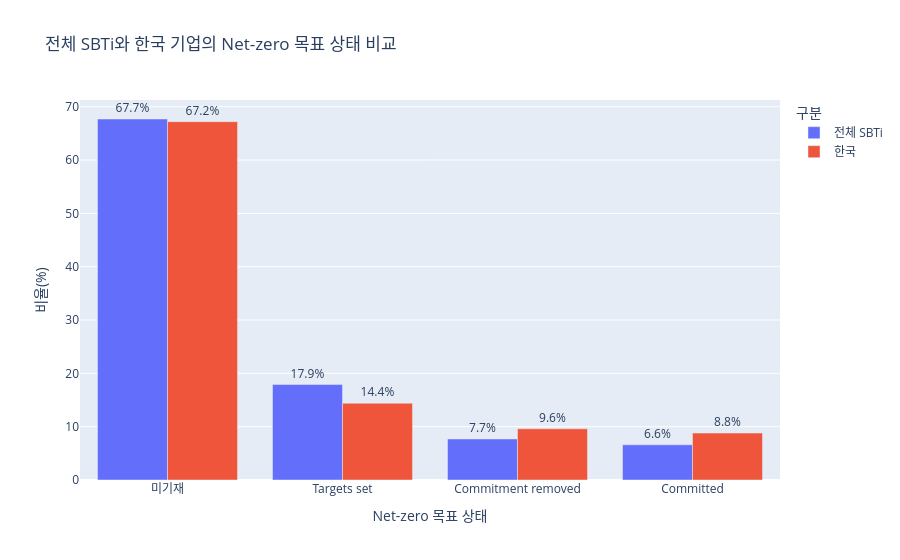

The notebook cell this image was saved under:
### Code cell
# 비교표를 그래프용 형태로 변환
netzero_compare_plot = (
    netzero_compare_korea
    .reset_index()
    .melt(
        id_vars='net_zero_status',
        var_name='구분',
        value_name='비율'
    )
)

# 전체 SBTi와 한국 기업의 Net-zero 목표 상태 비교
fig = px.bar(
    netzero_compare_plot,
    x='net_zero_status',
    y='비율',
    color='구분',
    barmode='group',
    text='비율',
    title='전체 SBTi와 한국 기업의 Net-zero 목표 상태 비교'
)

fig.update_traces(
    texttemplate='%{text}%',
    textposition='outside'
)

fig.update_layout(
    xaxis_title='Net-zero 목표 상태',
    yaxis_title='비율(%)'
)

fig.show()

### Figure 1 — Plotly figure (JSON) as saved in the notebook; plotly's stock layout.template omitted (floating-point values rounded to 4 significant figures)
{"data": [{"alignmentgroup": "True", "hovertemplate": "구분=전체 SBTi<br>net_zero_status=%{x}<br>비율=%{text}<extra></extra>", "legendgroup": "전체 SBTi", "marker": {"color": "#636efa", "pattern": {"shape": ""}}, "name": "전체 SBTi", "offsetgroup": "전체 SBTi", "orientation": "v", "showlegend": true, "text": [67.7, 17.9, 7.7, 6.6], "textposition": "outside", "x": ["미기재", "Targets set", "Commitment removed", "Committed"], "xaxis": "x", "y": [67.7, 17.9, 7.7, 6.6], "yaxis": "y", "type": "bar", "texttemplate": "%{text}%"}, {"alignmentgroup": "True", "hovertemplate": "구분=한국<br>net_zero_status=%{x}<br>비율=%{text}<extra></extra>", "legendgroup": "한국", "marker": {"color": "#EF553B", "pattern": {"shape": ""}}, "name": "한국", "offsetgroup": "한국", "orientation": "v", "showlegend": true, "text": [67.2, 14.4, 9.6, 8.8], "textposition": "outside", "x": ["미기재", "Targets set", "Commitment removed", "Committed"], "xaxis": "x", "y": [67.2, 14.4, 9.6, 8.8], "yaxis": "y", "type": "bar", "texttemplate": "%{text}%"}], "layout": {"xaxis": {"anchor": "y", "domain": [0.0, 1.0], "title": {"text": "Net-zero 목표 상태"}}, "yaxis": {"anchor": "x", "domain": [0.0, 1.0], "title": {"text": "비율(%)"}}, "legend": {"title": {"text": "구분"}, "tracegroupgap": 0}, "title": {"text": "전체 SBTi와 한국 기업의 Net-zero 목표 상태 비교"}, "barmode": "group"}}
